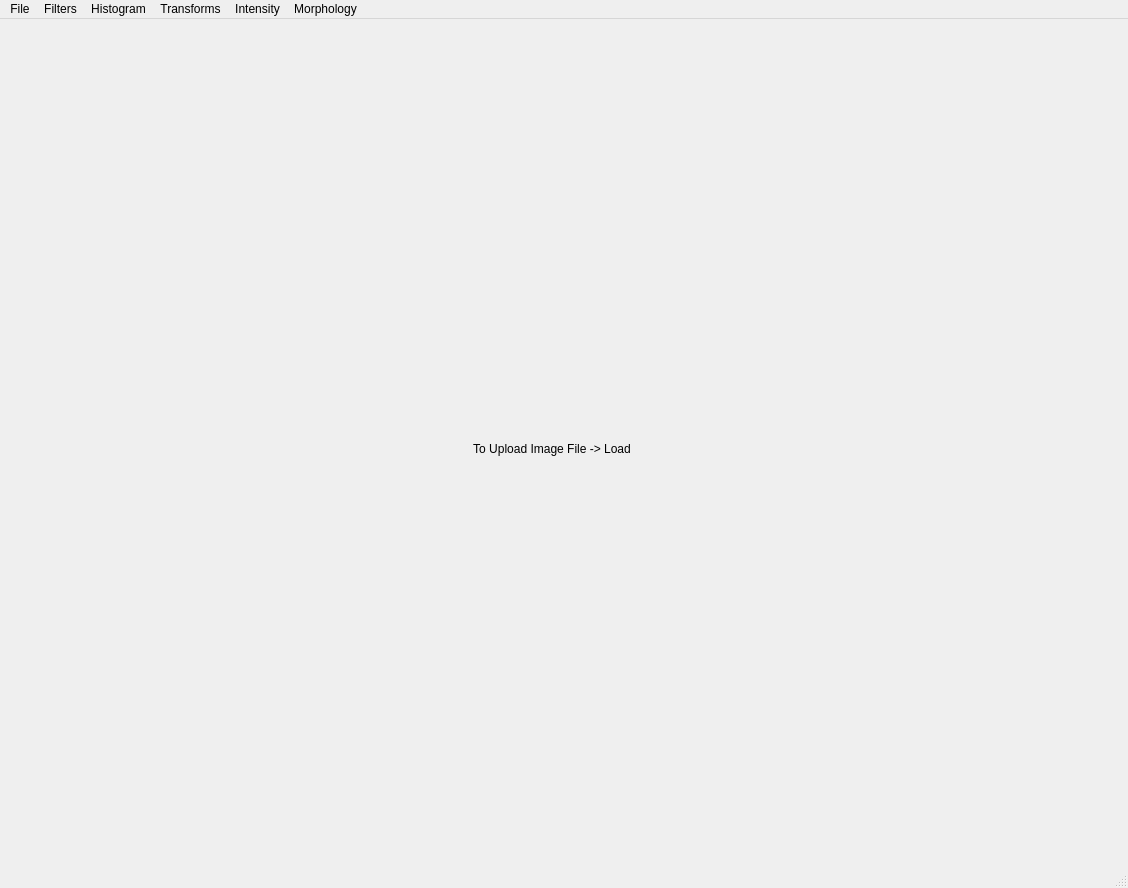
<?xml version="1.0" encoding="UTF-8"?>
<ui version="4.0">
 <class>Image</class>
 <widget class="QMainWindow" name="Image">
  <property name="geometry">
   <rect>
    <x>0</x>
    <y>0</y>
    <width>1128</width>
    <height>888</height>
   </rect>
  </property>
  <property name="windowTitle">
   <string>MainWindow</string>
  </property>
  <widget class="QWidget" name="centralwidget">
   <widget class="QLabel" name="image">
    <property name="geometry">
     <rect>
      <x>40</x>
      <y>70</y>
      <width>1024</width>
      <height>720</height>
     </rect>
    </property>
    <property name="maximumSize">
     <size>
      <width>1920</width>
      <height>1080</height>
     </size>
    </property>
    <property name="text">
     <string>To Upload Image File -&gt; Load</string>
    </property>
    <property name="textFormat">
     <enum>Qt::PlainText</enum>
    </property>
    <property name="alignment">
     <set>Qt::AlignCenter</set>
    </property>
    <property name="wordWrap">
     <bool>true</bool>
    </property>
   </widget>
  </widget>
  <widget class="QMenuBar" name="menubar">
   <property name="geometry">
    <rect>
     <x>0</x>
     <y>0</y>
     <width>1128</width>
     <height>21</height>
    </rect>
   </property>
   <widget class="QMenu" name="menuFile">
    <property name="title">
     <string>File</string>
    </property>
    <addaction name="actionLoad"/>
    <addaction name="actionSave"/>
   </widget>
   <widget class="QMenu" name="menuFilters">
    <property name="title">
     <string>Filters</string>
    </property>
    <addaction name="actionFarid"/>
    <addaction name="actionGabor"/>
    <addaction name="actionFrangi"/>
    <addaction name="actionGaussian"/>
    <addaction name="actionHessian"/>
    <addaction name="actionMedian"/>
    <addaction name="actionMeijering"/>
    <addaction name="actionRoberts"/>
    <addaction name="actionSato"/>
    <addaction name="actionScharr"/>
   </widget>
   <widget class="QMenu" name="menuHistogram">
    <property name="title">
     <string>Histogram</string>
    </property>
    <addaction name="actionShow_Histogram"/>
    <addaction name="actionEqualize_Histogram"/>
   </widget>
   <widget class="QMenu" name="menuTransforms">
    <property name="title">
     <string>Transforms</string>
    </property>
    <addaction name="actionResizing"/>
    <addaction name="actionRotation"/>
    <addaction name="actionCropping"/>
    <addaction name="actionSwirl"/>
    <addaction name="actionPyramid_Reduce"/>
   </widget>
   <widget class="QMenu" name="menuIntensity">
    <property name="title">
     <string>Intensity</string>
    </property>
   </widget>
   <widget class="QMenu" name="menuMorphology">
    <property name="title">
     <string>Morphology</string>
    </property>
   </widget>
   <addaction name="menuFile"/>
   <addaction name="menuFilters"/>
   <addaction name="menuHistogram"/>
   <addaction name="menuTransforms"/>
   <addaction name="menuIntensity"/>
   <addaction name="menuMorphology"/>
  </widget>
  <widget class="QStatusBar" name="statusbar"/>
  <action name="actionLoad">
   <property name="text">
    <string>Load</string>
   </property>
  </action>
  <action name="actionSave">
   <property name="text">
    <string>Save As</string>
   </property>
  </action>
  <action name="actionFarid">
   <property name="text">
    <string>Farid</string>
   </property>
  </action>
  <action name="actionGabor">
   <property name="text">
    <string>Gabor</string>
   </property>
  </action>
  <action name="actionFrangi">
   <property name="text">
    <string>Frangi</string>
   </property>
  </action>
  <action name="actionGaussian">
   <property name="text">
    <string>Gaussian</string>
   </property>
  </action>
  <action name="actionHessian">
   <property name="text">
    <string>Hessian</string>
   </property>
  </action>
  <action name="actionMedian">
   <property name="text">
    <string>Median</string>
   </property>
  </action>
  <action name="actionMeijering">
   <property name="text">
    <string>Meijering</string>
   </property>
  </action>
  <action name="actionRoberts">
   <property name="text">
    <string>Roberts</string>
   </property>
  </action>
  <action name="actionScharr">
   <property name="text">
    <string>Scharr</string>
   </property>
  </action>
  <action name="actionMean">
   <property name="text">
    <string>Sato</string>
   </property>
  </action>
  <action name="actionSato">
   <property name="text">
    <string>Sato</string>
   </property>
  </action>
  <action name="actionShow_Histogram">
   <property name="text">
    <string>Show Histogram</string>
   </property>
  </action>
  <action name="actionEqualize_Histogram">
   <property name="text">
    <string>Equalize Histogram</string>
   </property>
  </action>
  <action name="actionResizing">
   <property name="text">
    <string>Resizing</string>
   </property>
  </action>
  <action name="actionRotation">
   <property name="text">
    <string>Rotation</string>
   </property>
  </action>
  <action name="actionCropping">
   <property name="text">
    <string>Cropping</string>
   </property>
  </action>
  <action name="actionSwirl">
   <property name="text">
    <string>Swirl</string>
   </property>
  </action>
  <action name="actionPyramid_Reduce">
   <property name="text">
    <string>Pyramid Reduce</string>
   </property>
  </action>
 </widget>
 <resources/>
 <connections/>
</ui>
